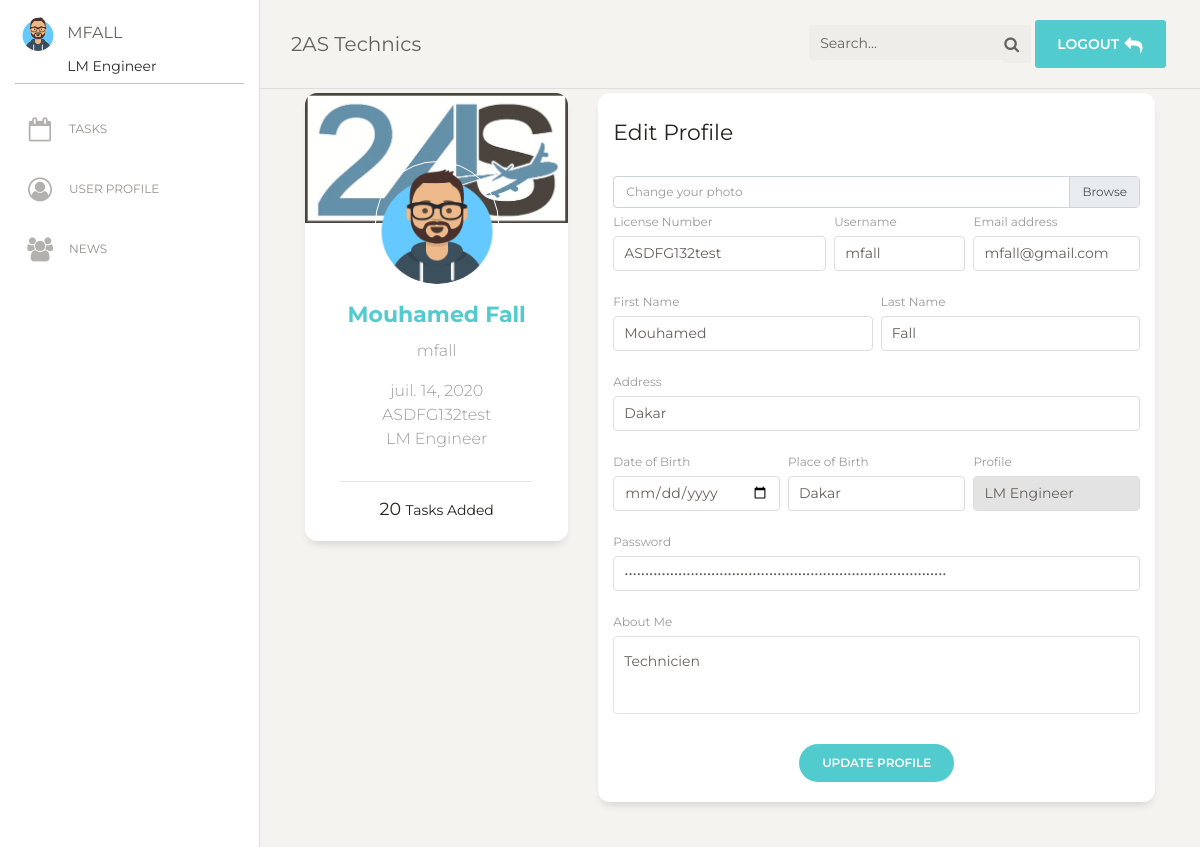
The page /user_profil (signed in) on the database its author committed.
### comptes/models.py (models this page shows, shortened)
class Profil(models.Model):
    typecompte = (
        ('LM Engineer','lm engineer'),
        ('Quality Manager','quality manager')
    )
    user = models.ForeignKey(User,on_delete=models.CASCADE)
    image = models.ImageField(upload_to="users_profils/",null=True,blank=True)
    bio = models.TextField(null=True)
    licensenumber = models.CharField(max_length=300,null=True)
    dateofbirth = models.DateField(null=True)
    placeofbirth = models.CharField(max_length=300,null=True)
    address = models.CharField(max_length=300,null=True)
    profile = models.CharField(max_length=15,choices=typecompte)

### maintenance/views.py (the view, shortened to what this page needs)
# urls.py: path('user_profil',views.user_profil,name="user_profil"),
@login_required
def user_profil(request):
    adminSite = False
    profil = Profil.objects.get(user=request.user)
    tasks = maintenance.objects.filter(technicalrecorder=request.user)
    user = request.user
    if profil.profile == "Quality Manager":
        adminSite = True
    context = {
        'profil':profil,
        'adminSite':adminSite,
        'tasks':tasks
    }
    return render(request,'maintenance/user_profil.html',context)

### templates/maintenance/user_profil.html (shortened to what this page needs)
{% extends 'maintenance/base.html' %}
{% load static %}
{% block content %}
<div class="container">
    <div class="row">
        <div class="col-md-4">
            <div class="card card-user">
              <div class="image">
                <img src="{% static 'images/2as.png' %}" alt="...">
              </div>
              <div class="card-body">
                <div class="author">
                  <a href="{% url 'user_profil' %}">
                  {% if profil.image %}
                    <img class="avatar border-gray" src="{{ profil.image.url }}" alt="...">
                  {% else %}
                   <img class="avatar border-gray" src="{% static 'images/default_avatar.png' %}" alt="...">
                  {% endif %}
                    <h5 class="title">{{profil.user.first_name}} {{profil.user.last_name}}</h5>
                  </a>
                  <p class="description">
                    {{request.user}}
                  </p>
                </div>
                <p class="description text-center">
                    {{profil.dateofbirth}}
                  <br> {{profil.licensenumber}}
                  <br> {{profil.profile}}
                </p>
              </div>
              <div class="card-footer">
                <hr>
                <div class="button-container">
                  <div class="row">
                    <div class="col-lg-12 col-md-12 col-12 text-center">
                      <h5>{{tasks|length}}</small>
                        <small class="text-center">Tasks Added</small>
                      </h5>
                    </div>
                  </div>
                </div>
              </div>
            </div>
          </div>
          <div class="col-md-8">
            <div class="card card-user">
              <div class="card-header">
                <h5 class="card-title">Edit Profile</h5>
              </div>
              <div class="card-body">
                <form method="POST" action="{% url 'user_profil' %}" enctype="multipart/form-data">
                  <div class="row">
                    <div class="col-md-12">
                        <div class="custom-file">
                            <label class="custom-file-label" for="customFile">Change your photo</label>
                        </div>
                    </div>
                    <div class="col-md-5 pr-1">
                      <div class="form-group">
                        <label>License Number</label>
                        <input type="text" class="form-control" placeholder="License" value="{{profil.licensenumber}}" name="license">
                      </div>
                    </div>
                    <div class="col-md-3 px-1">
                      <div class="form-group">
                        <label>Username</label>
                        <input type="text" class="form-control" placeholder="Username" name="username" value="{{profil.user.username}}">
                      </div>
                    </div>
                    <div class="col-md-4 pl-1">
                      <div class="form-group">
                        <label for="exampleInputEmail1">Email address</label>
                        <input type="email" class="form-control" placeholder="Email" name="email" value="{{profil.user.email}}">
                      </div>
                    </div>
                  </div>
                  <div class="row">
                    <div class="col-md-6 pr-1">
                      <div class="form-group">
                        <label>First Name</label>
                        <input type="text" class="form-control" placeholder="First Name" name="firstname" value="{{profil.user.first_name}}">
                      </div>
                    </div>
                    <div class="col-md-6 pl-1">
                      <div class="form-group">
                        <label>Last Name</label>
                        <input type="text" class="form-control" placeholder="Last Name" name="lastname" value="{{profil.user.last_name}}">
                      </div>
                    </div>
                  </div>
                  <div class="row">
                    <div class="col-md-12">
                      <div class="form-group">
                        <label>Address</label>
                        <input type="text" class="form-control" placeholder="Home Address" name="address" value="{{profil.address}}">
                      </div>
                    </div>
                  </div>
                  <div class="row">
                    <div class="col-md-4 pr-1">
                      <div class="form-group">
                        <label>Date of Birth</label>
                        <input type="date" class="form-control" placeholder="Date of birth" name="dateofbirth" value="{{profil.dateofbirth}}" required>
                      </div>
                    </div>
                    <div class="col-md-4 px-1">
                      <div class="form-group">
                        <label>Place of Birth</label>
                        <input type="text" class="form-control" placeholder="Place of birth" name="placeofbirth" value="{{profil.placeofbirth}}">
                      </div>
                    </div>
                    <div class="col-md-4 pl-1">
                      <div class="form-group">
                        <label>Profile</label>
                        <input type="text" class="form-control" placeholder="Profile" value="{{profil.profile}}" disabled>
                      </div>
                    </div>
                  </div>
                  <div class="row">
                    <div class="col-md-12">
                      <div class="form-group">
                        <label>Password</label>
                        <input type="password" class="form-control" placeholder="Your password" name="password" value="{{profil.user.password}}">
                      </div>
                    </div>
                  </div>
                  <div class="row">
                    <div class="col-md-12">
                      <div class="form-group">
                        <label>About Me</label>
                        <textarea class="form-control textarea" name="bio">{{profil.bio}}</textarea>
                      </div>
                    </div>
                  </div>
                  <div class="row">
                    <div class="update ml-auto mr-auto">
                      <button type="submit" class="btn btn-primary btn-round">Update Profile</button>
                    </div>
                  </div>
                </form>
              </div>
            </div>
          </div>
    </div>
</div>
{% endblock content %}

### templates/maintenance/base.html (shortened to what this page needs)
<!DOCTYPE html>
{% load static %}
<html lang="en">
<head>
  <link href="https://maxcdn.bootstrapcdn.com/font-awesome/latest/css/font-awesome.min.css" rel="stylesheet">
  <link href="{% static 'bootstrap/css/bootstrap.min.css'%}" rel="stylesheet" />
  <link href="{% static 'bootstrap/css/paper-dashboard.css' %}" rel="stylesheet" />
</head>
<body class="">
  <div class="wrapper ">
  {% if adminSite %}
    <div class="sidebar" data-color="blue" data-active-color="danger">
  {% else %}
    <div class="sidebar" data-color="white" data-active-color="primary">
  {% endif %}
      <div class="logo">
        <a href="{% url 'user_profil' %}" class="simple-text logo-mini">
          <div class="logo-image-small">
          {% if profil.image %}
            <img src="{{ profil.image.url }}" class="rounded-circle">
          {% else %}
            <img src="{% static 'images/default_avatar.png' %}" class="rounded-circle">
          {% endif %}
          </div>
        </a>
        <a href="{% url 'user_profil' %}" class="simple-text logo-normal">
          {{ request.user }}
        </a>
        <span>{{ profil.profile }}</span>
      </div>
      <div class="sidebar-wrapper">
        <ul class="nav">
        {% if not adminSite %}
          <li>
            <a href="{% url 'tasks' %}">
              <i class="fa fa-calendar-o"></i>
              <p>Tasks</p>
            </a>
          </li>
        {% endif %}
          <li>
            <a href="{% url 'user_profil' %}">
              <i class="fa fa-user-circle-o"></i>
              <p>User Profile</p>
            </a>
          </li>
          <li>
            <a href="{% url 'news' %}">
              <i class="fa fa-group"></i>
              <p>News</p>
            </a>
          </li>
        </ul>
      </div>
    </div>
    <div class="main-panel">
      <nav class="navbar navbar-expand-lg navbar-absolute fixed-top navbar-transparent">
        <div class="container-fluid">
          <div class="navbar-wrapper">
            <a class="navbar-brand" href="{% url 'home' %}">2AS Technics</a>
          </div>
          <div class="collapse navbar-collapse justify-content-end" id="navigation">
            <form method="GET">
              <div class="input-group no-border">
                <input type="text" class="form-control" placeholder="Search..." name="q">
                <div class="input-group-append">
                  <div class="input-group-text">
                    <i class="fa fa-search"></i>
                  </div>
                </div>
              </div>
            </form>
            <ul class="navbar-nav">
              <li class="nav-item">
              {% if adminSite %}
                <a class="nav-link btn btn-blue" href="{% url 'deconnexion' %}">
              {% else %}
                <a class="nav-link btn btn-primary" href="{% url 'deconnexion' %}">
              {% endif %}
                  <span>logout</span>
                  <i class="fa fa-reply"></i>
                </a>
              </li>
            </ul>
          </div>
        </div>
      </nav>
      <div class="content">
        {% block content %}
        {% endblock content %}
      </div>
  </div>
  </div>
</body>
</html>

### rows shown on the page
Profil: profile "LM Engineer", user.first_name "Mouhamed", user.last_name "Fall", dateofbirth "juil. 14, 2020", licensenumber "ASDFG132test", license "ASDFG132test", username "mfall", email "mfall@gmail.com", firstname "Mouhamed", lastname "Fall", address "Dakar", placeofbirth "Dakar", bio "Technicien"

### other values the page prints
{{ request.user }} "MFALL"
{{ request.user }} "mfall"
{{ tasks|length }} "20"
